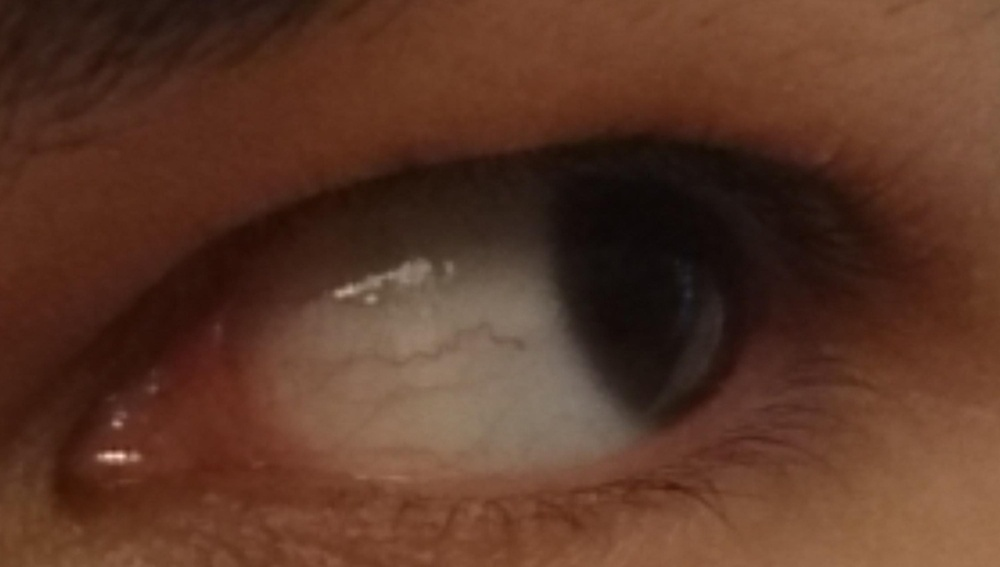
#> input picture data/mobious/sample-frames/1_1i_Ll_1.jpg, 1000 x 567 px, shrunk from 3000 x 1700 before the run
$ python -i photometric.py   (imports and definitions only)
#> lines starting #> are read from the running program, lines starting #| are printed output that depends on the picture
#> further down, picture is the input picture: shape (567, 1000, 3); mean B, G, R 39.1, 55.3, 91.1
from PIL import Image, ImageEnhance, ImageFilter, ImageOps
import cv2
import numpy as np


def apply_clahe(image, clip_limit=1.5, tile_grid_size=8):
    """
    Apply CLAHE to improve local contrast in the image.
    """
#> called with clip_limit = 1.5, tile_grid_size = 8

    image_array = np.array(image)

    clahe = cv2.createCLAHE(
        clipLimit=clip_limit,
        tileGridSize=(tile_grid_size, tile_grid_size)
    )

    r, g, b = cv2.split(image_array)
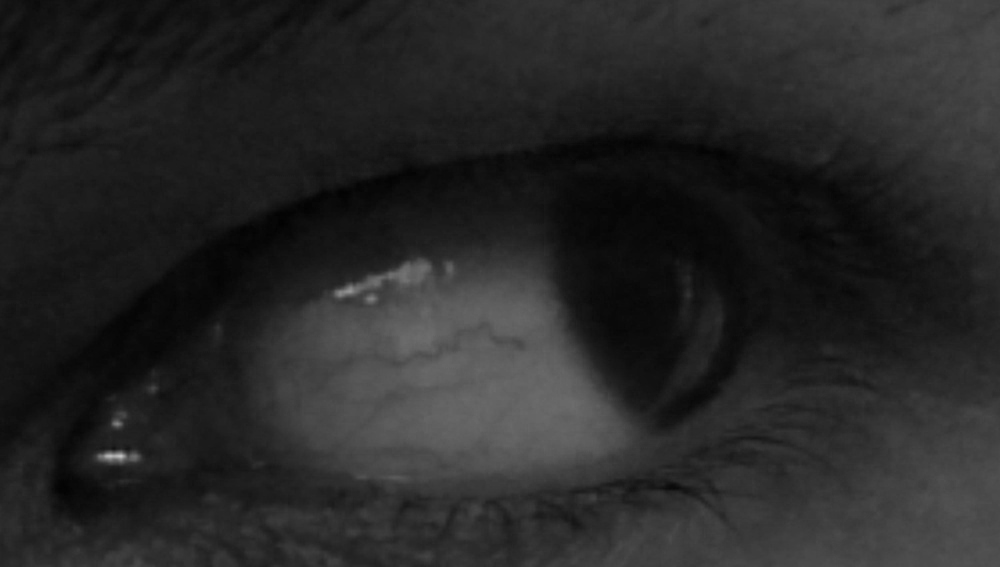
#> r: shape (567, 1000); min 1, max 194, mean 39.1
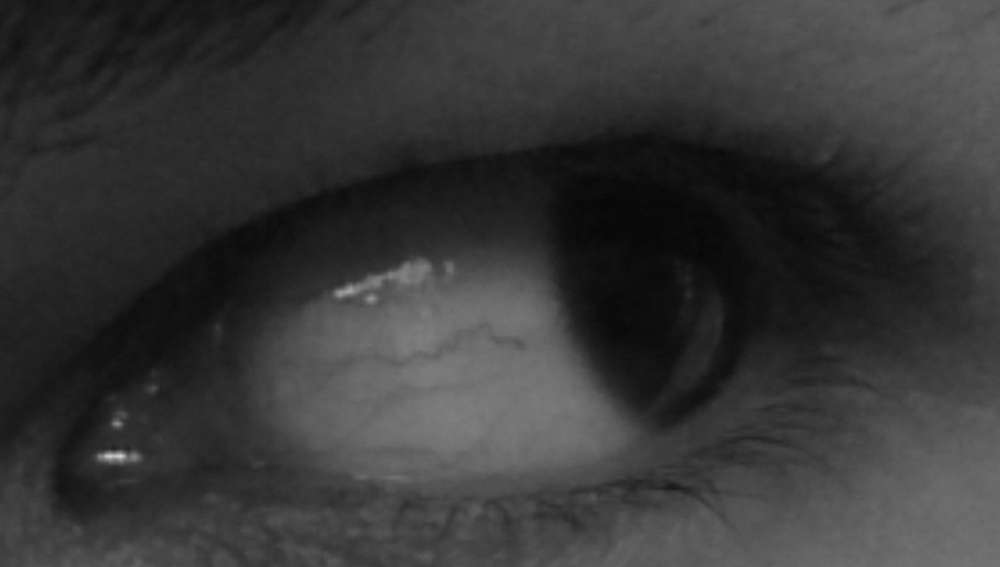
#> g: shape (567, 1000); min 5, max 210, mean 55.3
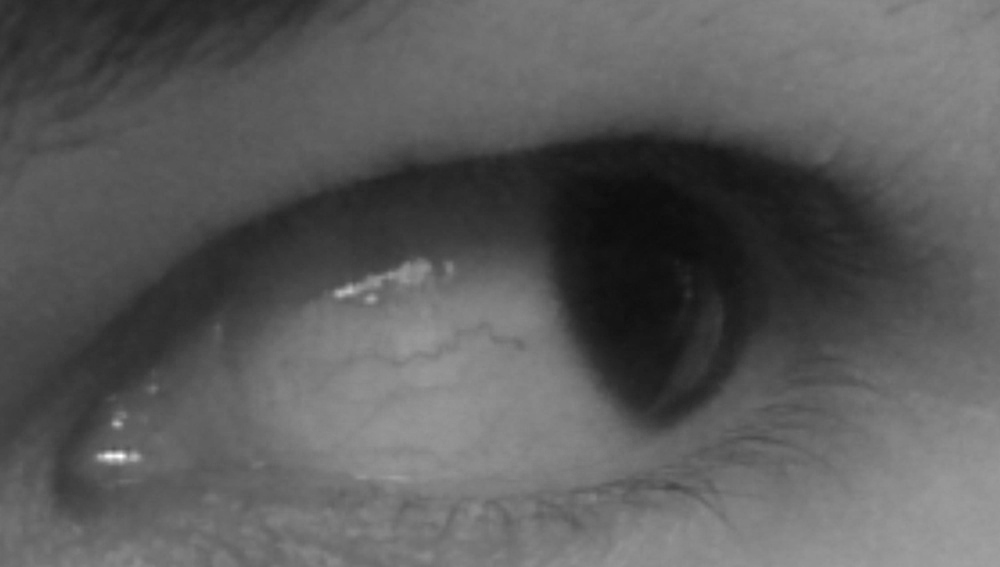
#> b: shape (567, 1000); min 13, max 255, mean 91.1

    r = clahe.apply(r)
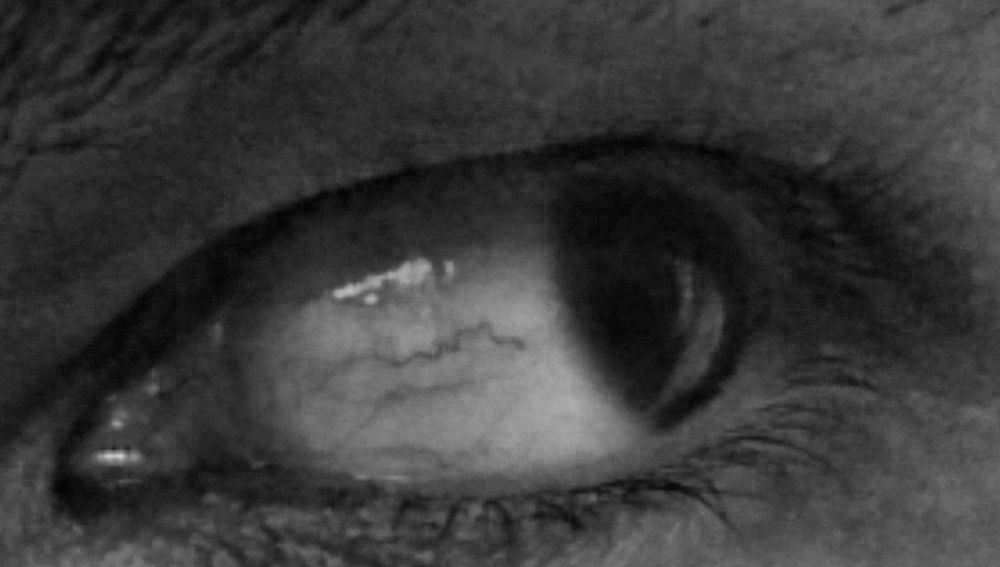
#> r: shape (567, 1000); min 2, max 209, mean 57.7
    g = clahe.apply(g)
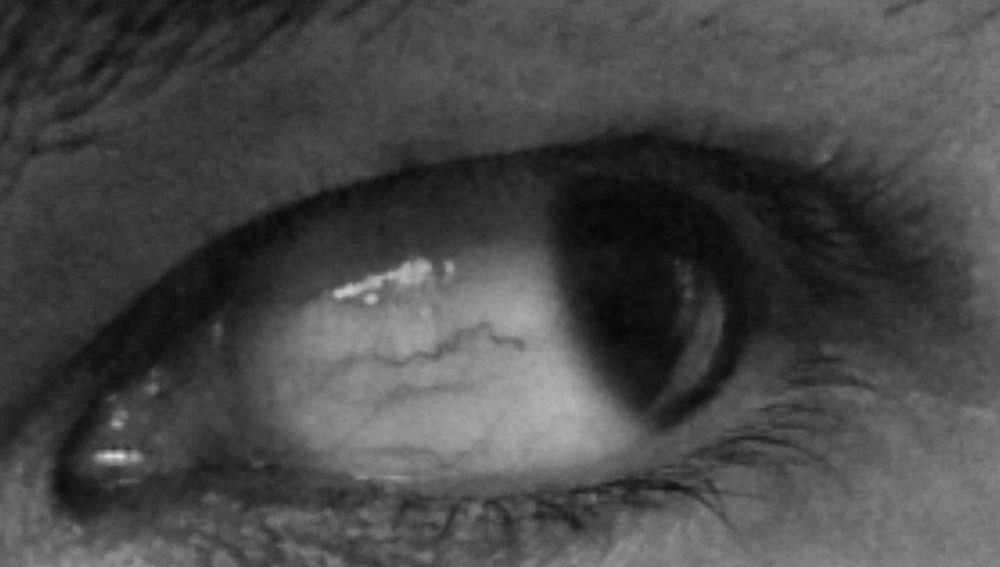
#> g: shape (567, 1000); min 5, max 221, mean 72.7
    b = clahe.apply(b)
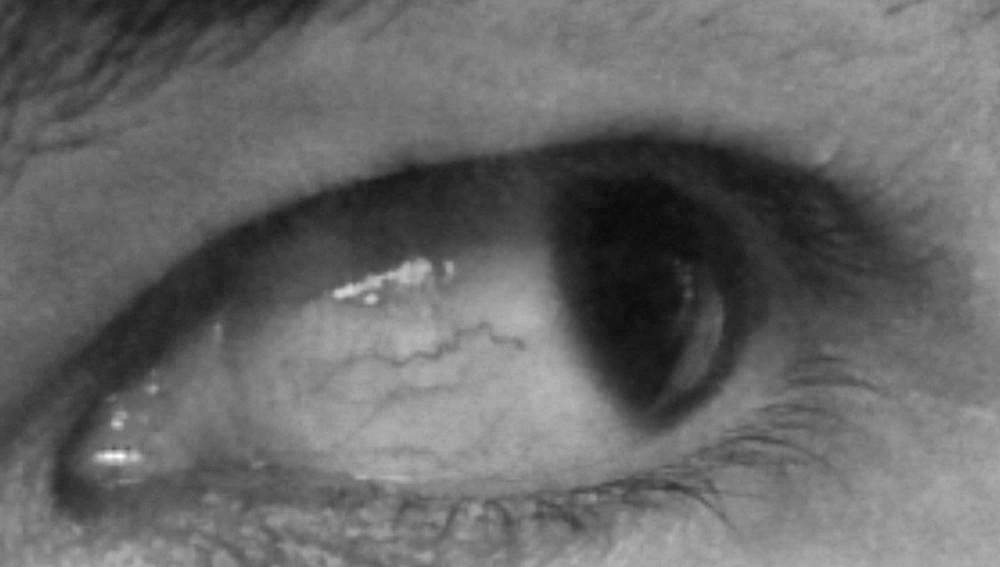
#> b: shape (567, 1000); min 10, max 255, mean 103.8

    new_image = cv2.merge([r, g, b])
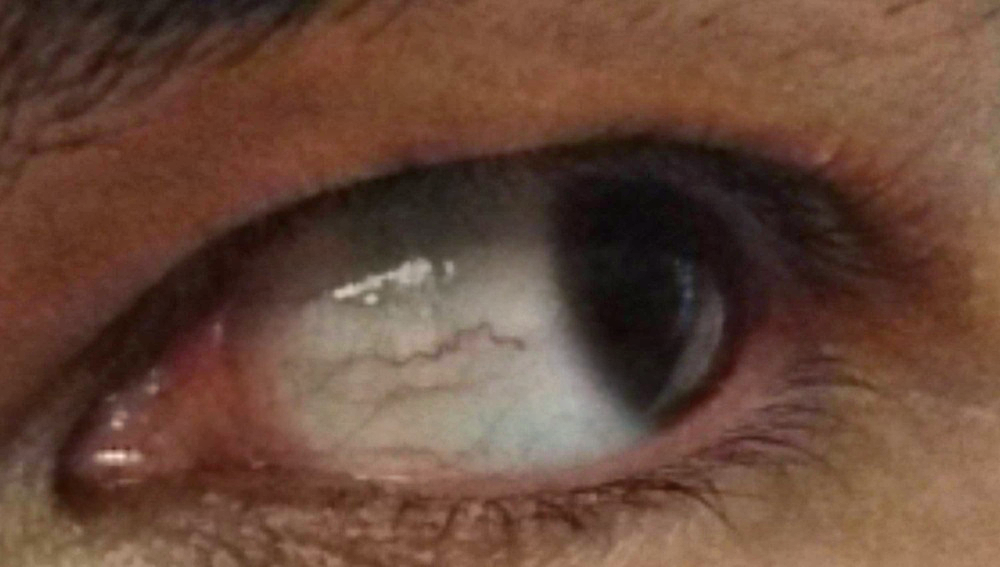
#> new_image: shape (567, 1000, 3); mean B, G, R 57.7, 72.7, 103.8

    return Image.fromarray(new_image)


# [59 lines left out: functions apply_gamma, apply_photometric, not called in this run]

>>> import cv2
>>> picture = cv2.imread('../../../data/mobious/sample-frames/1_1i_Ll_1.jpg')
>>> result = apply_clahe(picture)

$ run again, on data/mobious/sample-frames/35_2i_Ll_1.jpg
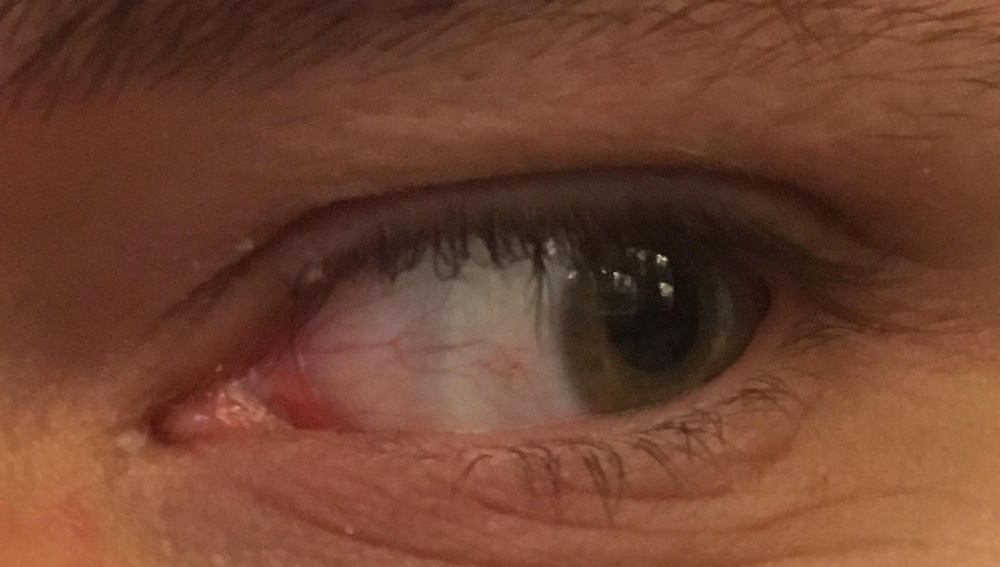
#> input picture data/mobious/sample-frames/35_2i_Ll_1.jpg, 1000 x 567 px, shrunk from 3000 x 1700 before the run
#> picture is the input picture: shape (567, 1000, 3); mean B, G, R 48.2, 67.2, 112.3
#> in apply_clahe, `b = clahe.apply(b)`:
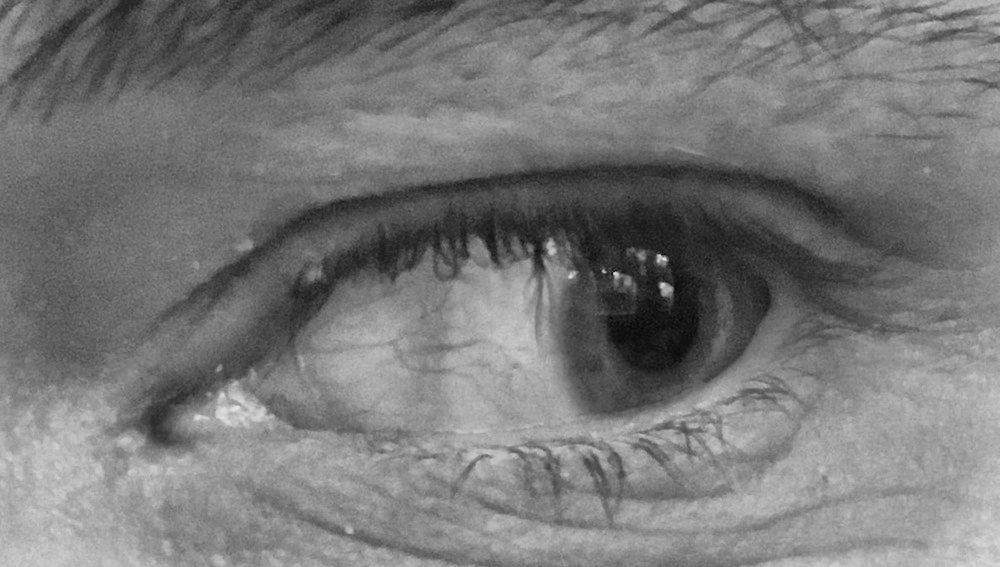
#> b: shape (567, 1000); min 9, max 231, mean 120.2
#> in apply_clahe, `new_image = cv2.merge([r, g, b])`:
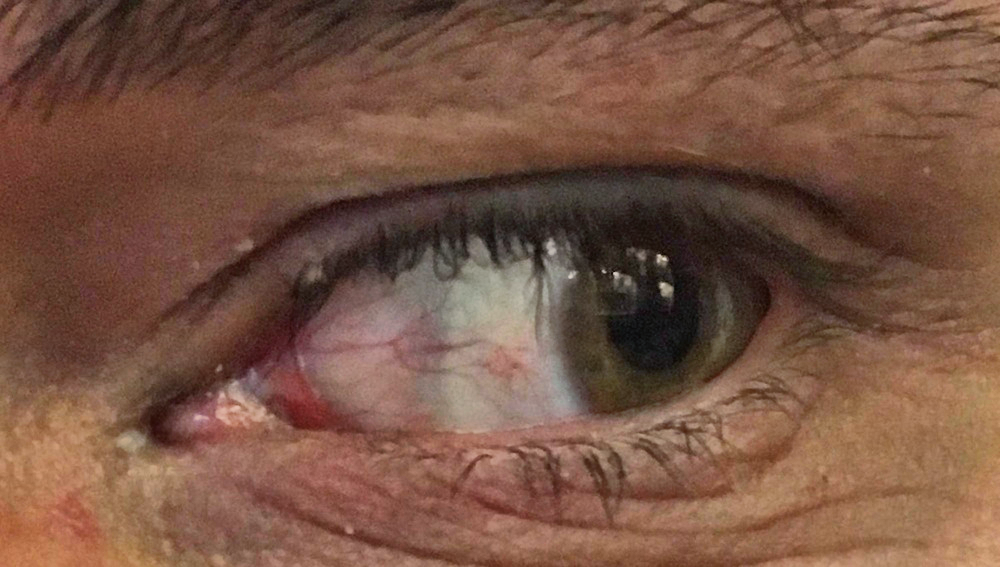
#> new_image: shape (567, 1000, 3); mean B, G, R 67.4, 84.3, 120.2

$ run again, on data/mobious/sample-frames/four-frames-in-one.png
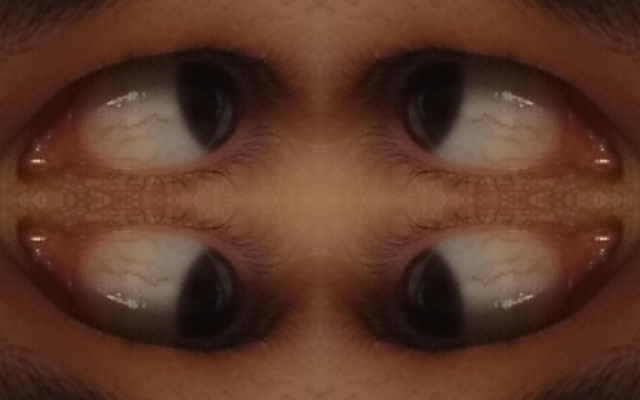
#> input picture data/mobious/sample-frames/four-frames-in-one.png, 640 x 400 px
#> picture is the input picture: shape (400, 640, 3); mean B, G, R 39.2, 55.3, 91.3
#> in apply_clahe, `new_image = cv2.merge([r, g, b])`:
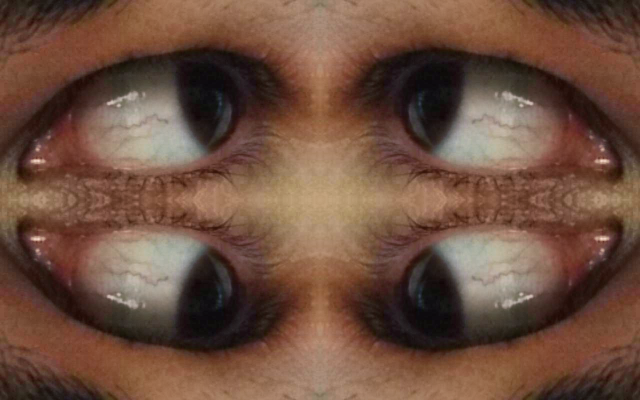
#> new_image: shape (400, 640, 3); mean B, G, R 63, 79, 110.3
